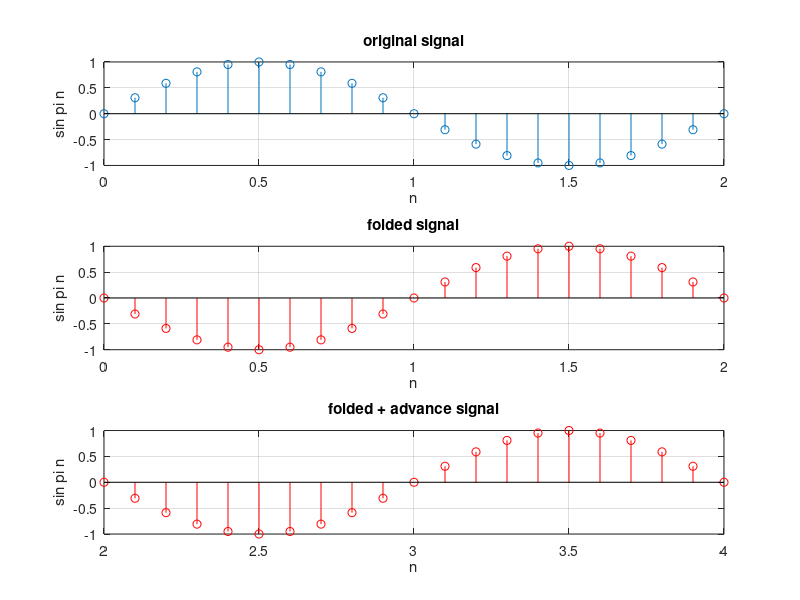

MATLAB code for this plot:

clear all;
close all;
clc;

A = 1;
theta = 0;
f = 1/2;
omega  = (2*pi*f);

n = 0:0.1:2;

x = sin((omega * n) + theta);
advance = 2;
n_advance = n + advance;


subplot(3,1,1);
stem(n,x);
xlabel('n');
ylabel('sin pi n');
title('original signal');
grid on;

subplot(3,1,2);
stem(n,-x,'r');
xlabel('n');
ylabel('sin pi n');
title('folded signal');
grid on;

subplot(3,1,3);
stem(n_advance,-x,'r');
xlabel('n');
ylabel('sin pi n');
title('folded + advance signal');
grid on;
